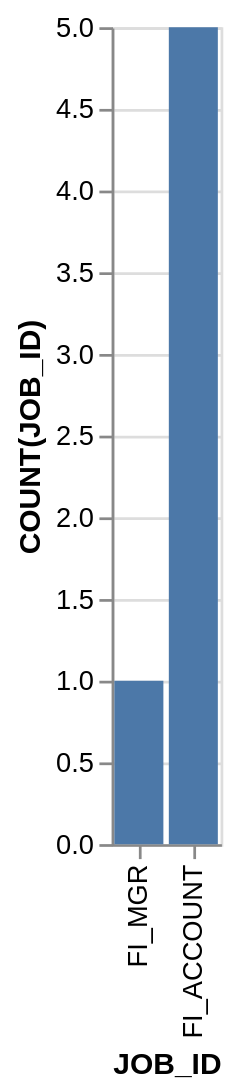

Source (Vega-Lite JSON):
### Vega-Lite specification from a JSON file in a GitHub repository (floating-point values rounded to 4 significant figures)
{"data": {"values": [{"x_data": "FI_MGR", "y_data": 1}, {"x_data": "FI_ACCOUNT", "y_data": 5}]}, "mark": "bar", "encoding": {"x": {"field": "x_data", "type": "nominal", "title": "JOB_ID", "sort": {"op": "sum", "field": "y_data", "order": "ascending"}}, "y": {"field": "y_data", "type": "quantitative", "title": "COUNT(JOB_ID)"}}}
